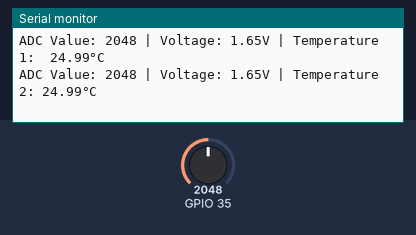
Recording of a sketch running on a simulated ESP32. Parts: the last lines printed to the serial monitor. The test bench sets the inputs (shaded band); at power-on: GPIO 35 = 2048.

Above: at 1.2 s.
1.3 s: GPIO 35 set to 2866
At 2.6 s:
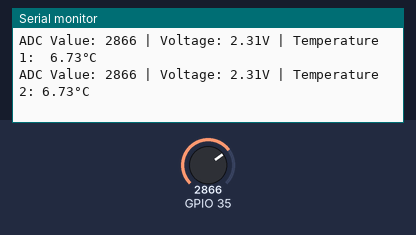
2.8 s: GPIO 35 set to 3603
At 3.6 s:
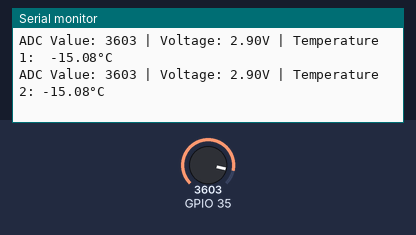
Timing chart, 0 to 5.8 s (numbered marks = the images above; inputs shaded):
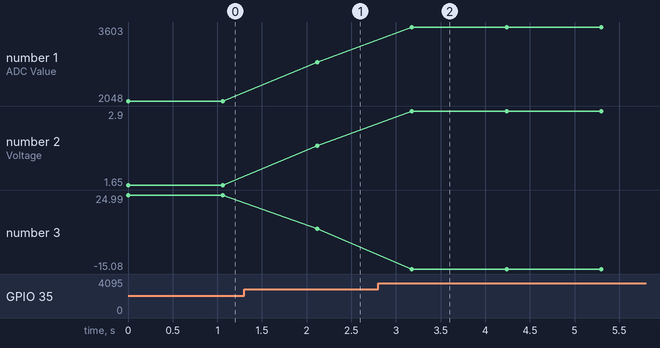

The sketch:

temperature.ino
```cpp
const float Vref = 3.3;  // ESP32 reference voltage
const int ADCmax = 4095; // 12-bit ADC resolution
const float R_fixed = 10000.0;  // Fixed resistor value in ohms (assumed 10kΩ)

// Steinhart-Hart coefficients (example values, replace with actual ones)
const float A = 0.001129148;
const float B = 0.000234125;
const float C = 0.0000000876741;

void setup() {
    Serial.begin(9600);
    // analogReadResolution(10);  // Set ADC to 12-bit resolution
    analogSetAttenuation(ADC_11db);  // Allows full 0-3.3V range for ADC
}

void loop() {
    int raw_temp1 = analogRead(35);  // Read raw ADC value
    int raw_temp2 = analogRead(35);  // Read raw ADC value
    float voltage_temp1 = (raw_temp1 / (float)ADCmax) * Vref;  // Convert to voltage
    float voltage_temp2 = (raw_temp2 / (float)ADCmax) * Vref;  // Convert to voltage
    // Calculate thermistor resistance
    float R_temp1 = R_fixed * (voltage_temp1 / (Vref - voltage_temp1));
    float R_temp2 = R_fixed * (voltage_temp2 / (Vref - voltage_temp2));
    // Apply Steinhart-Hart equation
    float logR = log(R_temp1);
    float tempKelvin = 1.0 / (A + (B * logR) + (C * logR * logR * logR));
    float temp1 = tempKelvin - 273.15;  // Convert Kelvin to Celsius

    logR = log(R_temp2);
    tempKelvin = 1.0 / (A + (B * logR) + (C * logR * logR * logR));
    float temp2 = tempKelvin - 273.15;  // Convert Kelvin to Celsius

    Serial.print("ADC Value: ");
    Serial.print(raw_temp1);
    Serial.print(" | Voltage: ");
    Serial.print(voltage_temp1, 2);
    Serial.print("V | Temperature 1:  ");
    Serial.print(temp1);
    Serial.println("°C");
    Serial.print("ADC Value: ");
    Serial.print(raw_temp2);
    Serial.print(" | Voltage: ");
    Serial.print(voltage_temp2, 2);
    Serial.print("V | Temperature 2: ");
    Serial.print(temp2);
    Serial.println("°C");

    delay(1000);
}
```

Measured:
- after the input at 1.3 s, the serial monitor: prints a new line after 0.82 s (image 1)
- after the input at 2.8 s, the serial monitor: prints a new line after 0.38 s (image 2)
- plotted number 1: 2048 → 2866 after the input at 1.3 s, 2866 → 3603 after the input at 2.8 s
- plotted number 2: 1.65 → 2.31 after the input at 1.3 s, 2.31 → 2.9 after the input at 2.8 s
- plotted number 3: 24.99 → 6.73 after the input at 1.3 s, 6.73 → -15.08 after the input at 2.8 s
